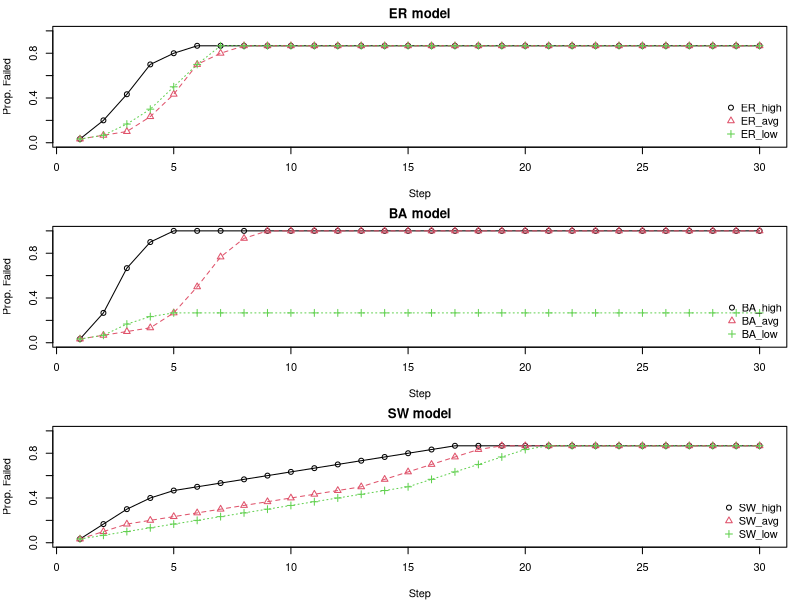
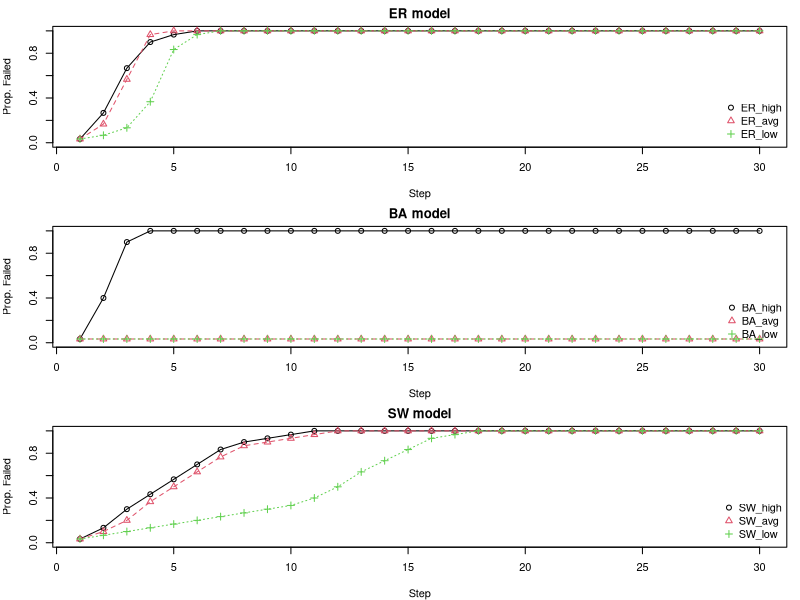

Source code (R) for these figures, in order:
# Cascading Failure concept by Watts (2002)
# Intellectual property of Jonathan J. Park, PhD @UC Davis

## The logic of this failure system is that neighbors are tolerant to failures of their neighbors
## If enough of your neighbors fail, you will too
### Failure thresholds for each $i^{th}$ individual (\phi_i) are assumed to be random
### They are drawn from a uniform distribution from e.g., 0.10 - 0.20
### Thus, if 10- to 20-percent of neighbors fail, you will too

library(ggplot2)
library(tidyr)
library(dplyr)
library(igraph)

cascade.Watts = function(g, thrsh.lim = c(0.05, 0.90), max.steps = 10000){
  Cascades = list()
  metrics = igraph::degree(g)
  # Identify the high, average, and low degree vertices
  max_node = which.max(metrics)
  if(min(metrics, na.rm = TRUE) == 0){
    min_node = which.min(ifelse(metrics != 0 & !is.na(metrics), metrics, 999))
  }else(min_node = which.min(ifelse(!is.na(metrics), metrics, 999)))
  avg_node = sample(which(abs(metrics - floor(mean(metrics, na.rm = TRUE))) == min(abs(metrics - floor(mean(metrics, na.rm = TRUE))), na.rm = TRUE) & !is.na(metrics)), 1)
  seeds = list(high = max_node, # the seeds are the identifier 
               avg = avg_node,
               low = min_node)
  # For the high, middle, and low vertices initiate a cascade
  for(name in names(seeds)) {
    target = seeds[[name]] # target the high, average, or low
    if(thrsh.lim[1] > thrsh.lim[2]){
      message("First limit should be the lower limit! Flipping for you")
      thrsh.lim = c(thrsh.lim[2], thrsh.lim[1])
    }
    # Uniformly apply thresholds to all vertices between limits
    V(g)$threshold = runif(vcount(g), min = thrsh.lim[1], max = thrsh.lim[2])
    V(g)$state = 0
    V(g)$state[target] = 1
    flip.count = c(sum(V(g)$state))
    step = 0
    # Initiate Cascade
    while(step < max.steps) {
      step = step + 1
      new.state = V(g)$state
      # For each vertex, check if it failed. If so, skip
      # If not, then identify its neighbors
      # Check how many of the current vertex's neighbors have failed relative to total
      # Compare to threshold; if bigger then fail
      # Repeat
      for (v in V(g)) {
        if (V(g)$state[v] == 1) next
        neighbors.v = neighbors(g, v)
        if (length(neighbors.v) == 0) next
          active_fraction = sum(V(g)$state[neighbors.v]) / length(neighbors.v)
        if (active_fraction >= V(g)$threshold[v]) {
          new.state[v] = 1
        }
      }
      if(all(new.state == V(g)$state)) break
      V(g)$state = new.state
      flip.count = c(flip.count, sum(V(g)$state))
    }
    Cascades[[name]] = flip.count / vcount(g)
  }
  names(Cascades) = c("High", "Average", "Low")
  return(Cascades)
}

# Initial Parameters for Simulation
n_nodes = 30

# Simulation Function
sim.funk = function(rep_id) {
  set.seed(3887891 + rep_id) 
  g_ba = sample_pa(n = n_nodes, power = 1, m = 1, directed = FALSE)
  g_er = sample_gnm(n = n_nodes, m = ecount(g_ba), directed = FALSE)
  g_sw = sample_smallworld(dim = 1, size = n_nodes, nei = floor(ecount(g_ba)/n_nodes), p = 0.05)
  ER.set = cascade.Watts(g_er, c(0.1, 0.20), 10000)
  BA.set = cascade.Watts(g_ba, c(0.1, 0.20), 10000)
  SW.set = cascade.Watts(g_sw, c(0.1, 0.20), 10000)
  list(
    ER_high = ER.set$High,
    ER_avg  = ER.set$Average,
    ER_low  = ER.set$Low,
    BA_high = BA.set$High,
    BA_avg  = BA.set$Average,
    BA_low  = BA.set$Low,
    SW_high = SW.set$High,
    SW_avg  = SW.set$Average,
    SW_low  = SW.set$Low
  )
}

results = sim.funk(1245)
models = c("ER","BA","SW")
max_len = 30
op = par(mfrow=c(3,1), mar=c(4,4,2,1))

for(m in models) {
  idx = grep(paste0("^", m, "_"), names(results))
  raw = results[idx]
  mat = sapply(raw, function(v) {
    L = length(v)
    if (L < max_len) {
      c(v, rep(v[L], max_len - L))
    } else {
      v[1:max_len]
    }
  })
  
  matplot(1:max_len, mat,
          type = "o", pch = 1:3,
          col = 1:3, xlab = "Step",
          ylab = "Prop. Failed",
          main = paste(m, "model"),
          xlim = c(1, max_len),
          ylim = c(0, 1))
  legend("bottomright", legend = names(results)[idx],
         col = 1:3, pch = 1:3, bty = "n")
}
par(op)


### "Complex" Xiang Cascade 

cascade.Xiang = function(g, beta = 1, T = 1.2, alpha = 1, max.steps = 10000) {
  N = vcount(g)
  deg = igraph::degree(g) 
  # Load is based on beta, alpha, and degree
  load0 = beta * (deg^alpha)  # the initial load is just the degree
  cap = T * load0
  # Choose high, average, and lowest degree vertices
  high = which.max(deg) 
  low = which.min(deg)
  avg = which.min(abs(deg - mean(deg)))[1]
  seeds = list(High=high, Average=avg, Low=low)
  results = lapply(seeds, function(seed) {
    load = load0
    failed = logical(N)
    # Kill the target
    # Find neighbors
    # Distribute failure to other neighbors
    # High degree neighbors take more load
    failed[seed] = TRUE
    nbrs = as.integer(neighbors(g,seed))
    if (length(nbrs)) {
      wts = deg[nbrs]^alpha
      load[nbrs] = load[nbrs] + load[seed]*(wts/sum(wts))
    }
    load[seed] = 0
    
    series = sum(failed)/N
    t = 1
    while (t < max.steps) {
      to_fail = which(!failed & (load > cap))
      if (!length(to_fail)) break
      for (v in to_fail) {
        failed[v] = TRUE
        nbrs2 = setdiff(as.integer(neighbors(g,v)), which(failed))
        if (length(nbrs2)) {
          w2 = deg[nbrs2]^alpha
          load[nbrs2] = load[nbrs2] + load[v]*(w2/sum(w2))
        }
        load[v] = 0
      }
      t = t+1
      series[t] = sum(failed)/N
    }
    series
  })
  
  names(results) = names(seeds)
  results
}


sim.funk = function(rep_id, n_nodes) {
  set.seed(15846 + rep_id) 
  g_ba = sample_pa(n = n_nodes, power = 1, m = 2, directed = FALSE)
  g_er = sample_gnm(n = n_nodes, m = ecount(g_ba), directed = FALSE)
  g_sw = sample_smallworld(dim = 1, size = n_nodes, nei = floor(ecount(g_ba)/n_nodes), p = 0.05)
  ER.set = cascade.Xiang(g_er, beta = 1, T = 1.2, alpha = 1, max.steps = 1000)
  BA.set = cascade.Xiang(g_ba, beta = 1, T = 1.2, alpha = 1, max.steps = 1000)
  SW.set = cascade.Xiang(g_sw, beta = 1, T = 1.2, alpha = 1, max.steps = 1000)
  list(
    ER_high = ER.set$High,
    ER_avg  = ER.set$Average,
    ER_low  = ER.set$Low,
    BA_high = BA.set$High,
    BA_avg  = BA.set$Average,
    BA_low  = BA.set$Low,
    SW_high = SW.set$High,
    SW_avg  = SW.set$Average,
    SW_low  = SW.set$Low
  )
}
n_nodes = 30
results = sim.funk(34, n_nodes = n_nodes)
models = c("ER","BA","SW")
max_len = 30
op = par(mfrow=c(3,1), mar=c(4,4,2,1))

for(m in models) {
  idx = grep(paste0("^", m, "_"), names(results))
  raw = results[idx]
  mat = sapply(raw, function(v) {
    L = length(v)
    if (L < max_len) {
      c(v, rep(v[L], max_len - L))
    } else {
      v[1:max_len]
    }
  })
  
  matplot(1:max_len, mat,
          type = "o", pch = 1:3,
          col = 1:3, xlab = "Step",
          ylab = "Prop. Failed",
          main = paste(m, "model"),
          xlim = c(1, max_len),
          ylim = c(0, 1))
  legend("bottomright", legend = names(results)[idx],
         col = 1:3, pch = 1:3, bty = "n")
}
par(op)

# try simulating two power law and combining and using the... assortivity dissortivity
# another challege: what if multiple weak nodes are attacked simultaneously
# does that translate in the same rsults? Is there a strategic way to target fail all the nodes?